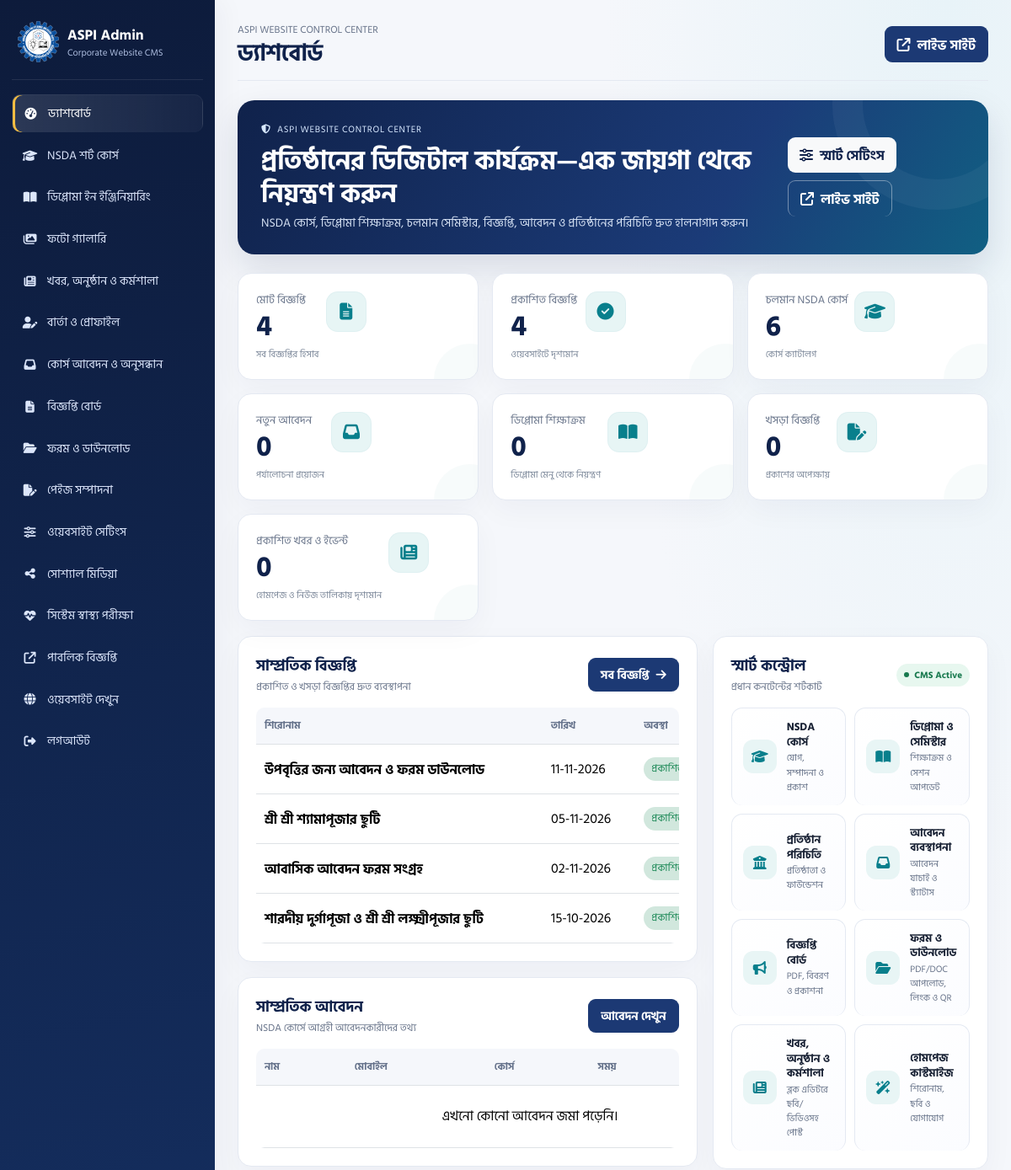
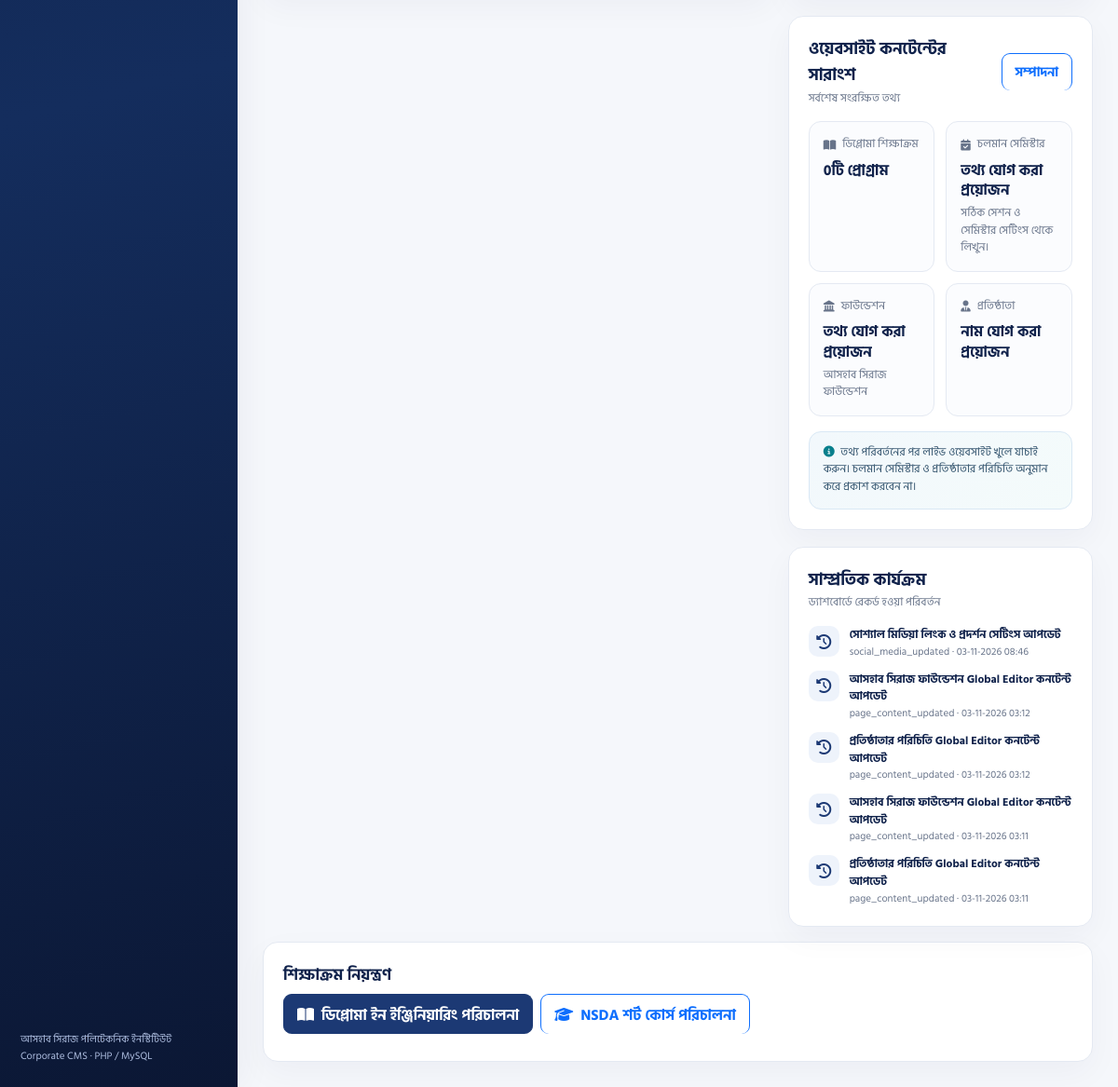
/live/admin/index.php (signed in), run on the app's committed database (2 pictures, top to bottom).
### tables this page shows
CREATE TABLE `notices` (
  `id` int(10) UNSIGNED NOT NULL,
  `title` varchar(220) NOT NULL,
  `notice_date` date NOT NULL,
  `description` text NOT NULL,
  `pdf_path` varchar(255) NOT NULL,
  `pdf_original_name` varchar(255) NOT NULL,
  `status` enum('draft','published') NOT NULL DEFAULT 'published',
  `created_by` int(10) UNSIGNED DEFAULT NULL,
  `created_at` timestamp NULL DEFAULT current_timestamp(),
  `updated_at` timestamp NULL DEFAULT current_timestamp() ON UPDATE current_timestamp()
);

CREATE TABLE `activity_logs` (
  `id` bigint(20) UNSIGNED NOT NULL,
  `admin_id` int(10) UNSIGNED DEFAULT NULL,
  `action` varchar(180) NOT NULL,
  `details` varchar(500) NOT NULL DEFAULT '',
  `ip_address` varchar(45) NOT NULL DEFAULT '',
  `created_at` timestamp NULL DEFAULT current_timestamp()
);

### live/app/bootstrap.php (called while the page is built, shortened)
<?php
function e($v): string { return htmlspecialchars((string)$v,ENT_QUOTES|ENT_SUBSTITUTE,'UTF-8'); }
function date_bn($date): string { return date('d-m-Y',strtotime($date)); }

### live/admin/index.php (the view, shortened to what this page needs)
<?php
require_once __DIR__.'/../app/bootstrap.php';require_admin();$active='dashboard';$pageTitle='ড্যাশবোর্ড';
$counts=['notices'=>0,'published'=>0,'draft'=>0,'courses'=>0,'applications'=>0,'diploma_programs'=>0,'posts'=>0];
$queries=['notices'=>"SELECT COUNT(*) FROM notices",'published'=>"SELECT COUNT(*) FROM notices WHERE status='published'",'draft'=>"SELECT COUNT(*) FROM notices WHERE status='draft'",'courses'=>"SELECT COUNT(*) FROM courses WHERE status='active'",'applications'=>"SELECT COUNT(*) FROM applications WHERE status='new'",'posts'=>"SELECT COUNT(*) FROM content_posts WHERE status='published'"];
foreach($queries as $k=>$q){try{$counts[$k]=(int)$pdo->query($q)->fetchColumn();}catch(Throwable $e){}}
$settings=[];try{foreach($pdo->query("SELECT setting_key,setting_value FROM site_settings")->fetchAll() as $r)$settings[$r['setting_key']]=$r['setting_value'];}catch(Throwable $e){}
$programs=array_values(array_filter(array_map('trim',preg_split('/\r\n|\r|\n/',(string)($settings['diploma_programs']??"কম্পিউটার সায়েন্স অ্যান্ড টেকনোলজি (CST)\nইলেকট্রিক্যাল টেকনোলজি (ET)")))));$counts['diploma_programs']=count($programs);
$semesters=trim((string)($settings['diploma_semesters']??''));
try{$latest=$pdo->query('SELECT id,title,notice_date,status FROM notices ORDER BY created_at DESC LIMIT 5')->fetchAll();}catch(Throwable $e){$latest=[];}
try{$recentApps=$pdo->query('SELECT a.id,a.applicant_name,a.phone,a.status,a.created_at,c.title course_title FROM applications a LEFT JOIN courses c ON c.id=a.course_id ORDER BY a.created_at DESC LIMIT 5')->fetchAll();}catch(Throwable $e){$recentApps=[];}
try{$activity=$pdo->query('SELECT action,details,created_at FROM activity_logs ORDER BY created_at DESC LIMIT 5')->fetchAll();}catch(Throwable $e){$activity=[];}
require __DIR__.'/_head.php';
?>
<section class="dashboard-hero">
 <div><div class="eyebrow"><i class="fa-solid fa-shield-halved me-1"></i> ASPI WEBSITE CONTROL CENTER</div><h2>প্রতিষ্ঠানের ডিজিটাল কার্যক্রম—এক জায়গা থেকে নিয়ন্ত্রণ করুন</h2><p>NSDA কোর্স, ডিপ্লোমা শিক্ষাক্রম, চলমান সেমিস্টার, বিজ্ঞপ্তি, আবেদন ও প্রতিষ্ঠানের পরিচিতি দ্রুত হালনাগাদ করুন।</p></div>
 <div class="hero-actions"><a class="btn btn-light" href="settings.php"><i class="fa-solid fa-sliders me-1"></i> স্মার্ট সেটিংস</a><a class="btn btn-outline-light" href="../../" target="_blank" rel="noopener"><i class="fa-solid fa-arrow-up-right-from-square me-1"></i> লাইভ সাইট</a></div>
</section>
<div class="row g-3">
 <?php foreach([['মোট বিজ্ঞপ্তি',$counts['notices'],'fa-file-lines','সব বিজ্ঞপ্তির হিসাব'],['প্রকাশিত বিজ্ঞপ্তি',$counts['published'],'fa-circle-check','ওয়েবসাইটে দৃশ্যমান'],['চলমান NSDA কোর্স',$counts['courses'],'fa-graduation-cap','কোর্স ক্যাটালগ'],['নতুন আবেদন',$counts['applications'],'fa-inbox','পর্যালোচনা প্রয়োজন'],['ডিপ্লোমা শিক্ষাক্রম',$counts['diploma_programs'],'fa-book-open','ডিপ্লোমা মেনু থেকে নিয়ন্ত্রণ'],['খসড়া বিজ্ঞপ্তি',$counts['draft'],'fa-file-pen','প্রকাশের অপেক্ষায়'],['প্রকাশিত খবর ও ইভেন্ট',$counts['posts'],'fa-newspaper','হোমপেজ ও নিউজ তালিকায় দৃশ্যমান']] as $m):?>
 <div class="col-12 col-sm-6 col-xl-4"><div class="panel metric h-100"><div class="d-flex justify-content-between align-items-start gap-2"><div><div class="metric-label"><?=e($m[0])?></div><div class="num"><?=$m[1]?></div><div class="metric-foot"><?=e($m[3])?></div></div><div class="ico"><i class="fa-solid <?=e($m[2])?>"></i></div></div></div></div>
 <?php endforeach;?>
</div>
<div class="dash-grid">
 <div class="dash-stack">
  <section class="panel"><div class="panel-head"><div><div class="section-label">সাম্প্রতিক বিজ্ঞপ্তি</div><div class="hint">প্রকাশিত ও খসড়া বিজ্ঞপ্তির দ্রুত ব্যবস্থাপনা</div></div><a class="btn btn-primary btn-sm" href="notices.php">সব বিজ্ঞপ্তি <i class="fa-solid fa-arrow-right ms-1"></i></a></div>
   <div class="table-wrap"><table class="table"><thead><tr><th>শিরোনাম</th><th>তারিখ</th><th>অবস্থা</th></tr></thead><tbody><?php foreach($latest as $n):?><tr><td class="notice-title"><?=e($n['title'])?></td><td><?=e(date_bn($n['notice_date']))?></td><td><span class="badge-status <?=$n['status']==='published'?'bg-success-subtle text-success':'bg-warning-subtle text-warning-emphasis'?>"><?=$n['status']==='published'?'প্রকাশিত':'খসড়া'?></span></td></tr><?php endforeach;?></tbody></table></div>
  </section>
  <section class="panel"><div class="panel-head"><div><div class="section-label">সাম্প্রতিক আবেদন</div><div class="hint">NSDA কোর্সে আগ্রহী আবেদনকারীদের তথ্য</div></div><a class="btn btn-primary btn-sm" href="applications.php">আবেদন দেখুন</a></div>
   <div class="table-wrap"><table class="table"><thead><tr><th>নাম</th><th>মোবাইল</th><th>কোর্স</th><th>সময়</th></tr></thead><tbody><?php if(!$recentApps):?><tr><td colspan="5" class="text-center muted py-4">এখনো কোনো আবেদন জমা পড়েনি।</td></tr><?php endif;?></tbody></table></div>
  </section>
 </div>
 <div class="dash-stack">
  <section class="panel"><div class="panel-head"><div><div class="section-label">স্মার্ট কন্ট্রোল</div><div class="hint">প্রধান কনটেন্টের শর্টকাট</div></div><span class="status-pill">CMS Active</span></div>
   <div class="control-grid">
    <a class="control-tile" href="courses.php"><span class="tile-icon"><i class="fa-solid fa-graduation-cap"></i></span><span><b>NSDA কোর্স</b><small>যোগ, সম্পাদনা ও প্রকাশ</small></span></a>
    <a class="control-tile" href="settings.php#diploma_programs"><span class="tile-icon"><i class="fa-solid fa-book-open"></i></span><span><b>ডিপ্লোমা ও সেমিস্টার</b><small>শিক্ষাক্রম ও সেশন আপডেট</small></span></a>
    <a class="control-tile" href="settings.php#institution_intro"><span class="tile-icon"><i class="fa-solid fa-building-columns"></i></span><span><b>প্রতিষ্ঠান পরিচিতি</b><small>প্রতিষ্ঠাতা ও ফাউন্ডেশন</small></span></a>
    <a class="control-tile" href="applications.php"><span class="tile-icon"><i class="fa-solid fa-inbox"></i></span><span><b>আবেদন ব্যবস্থাপনা</b><small>আবেদন যাচাই ও স্ট্যাটাস</small></span></a>
    <a class="control-tile" href="notices.php"><span class="tile-icon"><i class="fa-solid fa-bullhorn"></i></span><span><b>বিজ্ঞপ্তি বোর্ড</b><small>PDF, বিবরণ ও প্রকাশনা</small></span></a>
    <a class="control-tile" href="forms.php"><span class="tile-icon"><i class="fa-solid fa-folder-open"></i></span><span><b>ফরম ও ডাউনলোড</b><small>PDF/DOC আপলোড, লিংক ও QR</small></span></a><a class="control-tile" href="posts.php"><span class="tile-icon"><i class="fa-solid fa-newspaper"></i></span><span><b>খবর, অনুষ্ঠান ও কর্মশালা</b><small>ব্লক এডিটরে ছবি/ভিডিওসহ পোস্ট</small></span></a>
    <a class="control-tile" href="settings.php"><span class="tile-icon"><i class="fa-solid fa-wand-magic-sparkles"></i></span><span><b>হোমপেজ কাস্টমাইজ</b><small>শিরোনাম, ছবি ও যোগাযোগ</small></span></a>
   </div>
  </section>
  <section class="panel"><div class="panel-head"><div><div class="section-label">ওয়েবসাইট কনটেন্টের সারাংশ</div><div class="hint">সর্বশেষ সংরক্ষিত তথ্য</div></div><a href="settings.php" class="btn btn-outline-primary btn-sm">সম্পাদনা</a></div>
   <div class="content-summary">
    <div class="summary-card"><div class="summary-title"><i class="fa-solid fa-book-open"></i> ডিপ্লোমা শিক্ষাক্রম</div><strong><?=$counts['diploma_programs']?>টি প্রোগ্রাম</strong><p><?=e(implode("\n",$programs))?></p></div>
    <div class="summary-card"><div class="summary-title"><i class="fa-solid fa-calendar-check"></i> চলমান সেমিস্টার</div><strong><?=$semesters!==''?'তথ্য সংরক্ষিত':'তথ্য যোগ করা প্রয়োজন'?></strong><p><?=e($semesters!==''?$semesters:'সঠিক সেশন ও সেমিস্টার সেটিংস থেকে লিখুন।')?></p></div>
    <div class="summary-card"><div class="summary-title"><i class="fa-solid fa-landmark"></i> ফাউন্ডেশন</div><strong><?=!empty($settings['foundation_about'])?'পরিচিতি সংরক্ষিত':'তথ্য যোগ করা প্রয়োজন'?></strong><p>আসহাব সিরাজ ফাউন্ডেশন</p></div>
    <div class="summary-card"><div class="summary-title"><i class="fa-solid fa-user-tie"></i> প্রতিষ্ঠাতা</div><strong><?=!empty($settings['founder_name'])?e($settings['founder_name']):'নাম যোগ করা প্রয়োজন'?></strong><p><?=e($settings['founder_role']??'প্রতিষ্ঠাতার পরিচিতি সেটিংস থেকে পূরণ করুন।')?></p></div>
   </div>
   <div class="dashboard-note mt-3"><i class="fa-solid fa-circle-info me-1"></i> তথ্য পরিবর্তনের পর লাইভ ওয়েবসাইট খুলে যাচাই করুন। চলমান সেমিস্টার ও প্রতিষ্ঠাতার পরিচিতি অনুমান করে প্রকাশ করবেন না।</div>
  </section>
  <section class="panel"><div class="panel-head"><div><div class="section-label">সাম্প্রতিক কার্যক্রম</div><div class="hint">ড্যাশবোর্ডে রেকর্ড হওয়া পরিবর্তন</div></div></div>
   <?php if($activity):?><div class="activity-list"><?php foreach($activity as $act):?><div class="activity-item"><span class="activity-icon"><i class="fa-solid fa-clock-rotate-left"></i></span><div><b><?=e($act['details']?:$act['action'])?></b><small><?=e($act['action'])?> · <?=e(date('d-m-Y H:i',strtotime($act['created_at'])))?></small></div></div><?php endforeach;?></div><?php else:?><div class="hint">সিস্টেমের কার্যক্রম লগ চালু হলে সাম্প্রতিক পরিবর্তন এখানে দেখা যাবে।</div><?php endif;?>
  </section>
 </div>
</div>
<div class="panel mt-3"><div class="section-label mb-2">শিক্ষাক্রম নিয়ন্ত্রণ</div><a class="btn btn-primary me-2 mb-2" href="diploma.php"><i class="fa-solid fa-book-open me-1"></i> ডিপ্লোমা ইন ইঞ্জিনিয়ারিং পরিচালনা</a><a class="btn btn-outline-primary mb-2" href="courses.php"><i class="fa-solid fa-graduation-cap me-1"></i> NSDA শর্ট কোর্স পরিচালনা</a></div><?php require __DIR__.'/_foot.php';?>

### live/admin/_head.php (style rules this page uses)
:root { --navy:#10224b;--navy2:#1c3974;--teal:#087f8c;--gold:#f4bd42;--ink:#172033;--muted:#68748a;--bg:#f5f7fb;--line:#e4e9f2;--shadow:0 12px 34px #15264a0d }
* { box-sizing:border-box;text-decoration:none!important }
a,a:hover,a:focus,a:visited { text-decoration:none!important;border-bottom:0!important }
button,a { -webkit-tap-highlight-color:transparent }
body { margin:0;background:var(--bg);color:var(--ink);font-family:Hind,Arial,sans-serif;line-height:1.55 }
.panel { background:#fff;border:1px solid var(--line);border-radius:16px;padding:21px;box-shadow:var(--shadow);min-width:0 }
.metric { display:flex;justify-content:space-between;align-items:center;min-height:120px;gap:12px }
.metric .num { font-size:32px;font-weight:700;color:var(--navy);line-height:1.2 }
.metric .ico { width:48px;height:48px;flex:0 0 48px;border-radius:14px;display:grid;place-items:center;background:#e7f5f5;color:var(--teal);font-size:20px }
.muted { color:var(--muted) }
.btn { border-radius:9px;padding:9px 14px;font-weight:700 }
.btn-primary { background:var(--navy2);border-color:var(--navy2) }
.table-wrap { width:100%;overflow-x:auto;border-radius:10px }
.table { margin-bottom:0;min-width:650px }
.table>:not(caption)>*>* { padding:12px 10px;vertical-align:middle }
.table thead th { background:#f5f7fb;color:#65728b;font-size:12px;white-space:nowrap }
.badge-status { display:inline-block;padding:5px 9px;border-radius:999px;font-size:12px;white-space:nowrap }
.notice-title { font-weight:700;color:var(--navy);overflow-wrap:anywhere }
.section-label { font-weight:700;color:var(--navy);font-size:17px }
.hint { font-size:12px;color:var(--muted) }
.table-wrap { max-width:100%;-webkit-overflow-scrolling:touch }
.panel,.main,.topbar,.row,[class*=col-] { min-width:0 }
.panel { box-shadow:0 12px 34px #15264a0a;transition:border-color .18s }

### data on the page
notices: title "উপবৃত্তির জন্য আবেদন ও ফরম ডাউনলোড", notice_date "11-11-2026", status "প্রকাশিত"
notices: title "শ্রী শ্রী শ্যামাপূজার ছুটি", notice_date "05-11-2026", status "প্রকাশিত"
notices: title "আবাসিক আবেদন ফরম সংগ্রহ", notice_date "02-11-2026", status "প্রকাশিত"
notices: title "শারদীয় দুর্গাপূজা ও শ্রী শ্রী লক্ষ্মীপূজার ছুটি", notice_date "15-10-2026", status "প্রকাশিত"
activity_logs: details "সোশ্যাল মিডিয়া লিংক ও প্রদর্শন সেটিংস আপডেট", action "social_media_updated", created_at "03-11-2026 08:46"
activity_logs: details "আসহাব সিরাজ ফাউন্ডেশন Global Editor কনটেন্ট আপডেট", action "page_content_updated", created_at "03-11-2026 03:12"
activity_logs: details "প্রতিষ্ঠাতার পরিচিতি Global Editor কনটেন্ট আপডেট", action "page_content_updated", created_at "03-11-2026 03:12"
activity_logs: details "আসহাব সিরাজ ফাউন্ডেশন Global Editor কনটেন্ট আপডেট", action "page_content_updated", created_at "03-11-2026 03:11"
activity_logs: details "প্রতিষ্ঠাতার পরিচিতি Global Editor কনটেন্ট আপডেট", action "page_content_updated", created_at "03-11-2026 03:11"

### other printed values
$pageTitle "ড্যাশবোর্ড"
$m[0] "মোট বিজ্ঞপ্তি"
$m[1] "4"
$m[3] "সব বিজ্ঞপ্তির হিসাব"
$m[0] "প্রকাশিত বিজ্ঞপ্তি"
$m[3] "ওয়েবসাইটে দৃশ্যমান"
$m[0] "চলমান NSDA কোর্স"
$m[1] "6"
$m[3] "কোর্স ক্যাটালগ"
$m[0] "নতুন আবেদন"
$m[1] "0"
$m[3] "পর্যালোচনা প্রয়োজন"
$m[0] "ডিপ্লোমা শিক্ষাক্রম"
$m[3] "ডিপ্লোমা মেনু থেকে নিয়ন্ত্রণ"
$m[0] "খসড়া বিজ্ঞপ্তি"
